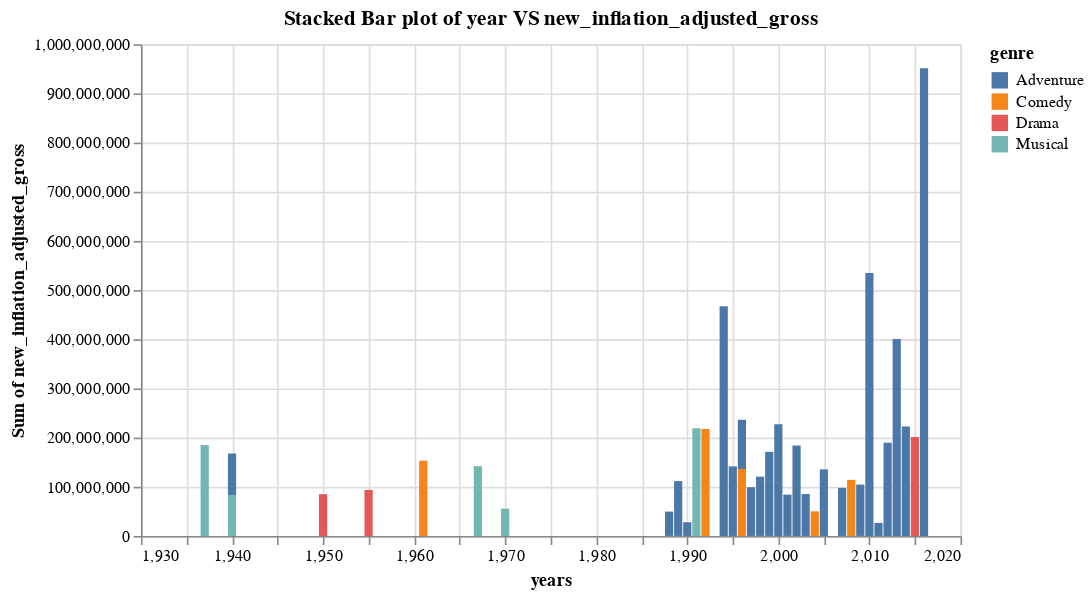

Source (notebook cell):
### Code cell
# We have taken the year from release_year 

Movie_details = Movie_details.assign(release_year = Movie_details['release_date'].dt.year)
#Movie_details.info()

# to sort the data on year column

year_sorted = Movie_details.sort_values(by = 'release_year', ascending = False)
year_sorted


# to sum the data based on years

movie_chart= alt.Chart(year_sorted,width=500, height = 300).mark_bar().encode(
    x = alt.X('release_year', title = "years"),
    y = alt.Y('sum(new_total_gross)',title = ("Sum of new_inflation_adjusted_gross")),
    color='genre'
).properties(title = "Stacked Bar plot of year VS new_inflation_adjusted_gross")
movie_chart

### Figure 1 — Vega-Lite specification as saved in the notebook (floating-point values rounded to 4 significant figures)
{"config": {"view": {"continuousWidth": 400, "continuousHeight": 300}}, "data": {"name": "data-78f7321f362bfdca2f5056520737fecf"}, "mark": "bar", "encoding": {"color": {"type": "nominal", "field": "genre"}, "x": {"type": "quantitative", "field": "release_year", "title": "years"}, "y": {"type": "quantitative", "aggregate": "sum", "field": "new_total_gross", "title": "Sum of new_inflation_adjusted_gross"}}, "height": 300, "title": "Stacked Bar plot of year VS new_inflation_adjusted_gross", "width": 500, "$schema": "https://vega.github.io/schema/vega-lite/v4.8.1.json", "datasets": {"data-78f7321f362bfdca2f5056520737fecf": [{"name": "Moana", "director": "Ron Clements", "release_date": "2016-11-23T00:00:00", "genre": "Adventure", "MPAA_rating": "PG", "genre_rating": "AdventurePG", "new_total_gross": 246100000.0, "new_inflation_adjusted_gross": 246100000.0, "revised_name": "Moana", "release_year": 2016}, {"name": "The Jungle Book", "director": "Wolfgang Reitherman", "release_date": "2016-04-15T00:00:00", "genre": "Adventure", "MPAA_rating": "PG", "genre_rating": "AdventurePG", "new_total_gross": 364000000.0, "new_inflation_adjusted_gross": 364000000.0, "revised_name": "The Jungle Book", "release_year": 2016}, {"name": "Zootopia", "director": "Byron Howard", "release_date": "2016-03-04T00:00:00", "genre": "Adventure", "MPAA_rating": "PG", "genre_rating": "AdventurePG", "new_total_gross": 341300000.0, "new_inflation_adjusted_gross": 341300000.0, "revised_name": "Zootopia", "release_year": 2016}, {"name": "Cinderella", "director": "Wilfred Jackson", "release_date": "2015-03-13T00:00:00", "genre": "Drama", "MPAA_rating": "PG", "genre_rating": "DramaPG", "new_total_gross": 201200000.0, "new_inflation_adjusted_gross": 201200000.0, "revised_name": "Cinderella", "release_year": 2015}, {"name": "Big Hero 6", "director": "Don Hall", "release_date": "2014-11-07T00:00:00", "genre": "Adventure", "MPAA_rating": "PG", "genre_rating": "AdventurePG", "new_total_gross": 222500000.0, "new_inflation_adjusted_gross": 229200000.0, "revised_name": "Big Hero 6", "release_year": 2014}, {"name": "Frozen", "director": "Chris Buck", "release_date": "2013-11-22T00:00:00", "genre": "Adventure", "MPAA_rating": "PG", "genre_rating": "AdventurePG", "new_total_gross": 400700000.0, "new_inflation_adjusted_gross": 415000000.0, "revised_name": "Frozen", "release_year": 2013}, {"name": "Wreck-It Ralph", "director": "Rich Moore", "release_date": "2012-11-02T00:00:00", "genre": "Adventure", "MPAA_rating": "PG", "genre_rating": "AdventurePG", "new_total_gross": 189400000.0, "new_inflation_adjusted_gross": 200400000.0, "revised_name": "Wreck-It Ralph", "release_year": 2012}, {"name": "Winnie the Pooh", "director": "Stephen J. Anderson", "release_date": "2011-07-15T00:00:00", "genre": "Adventure", "MPAA_rating": "G", "genre_rating": "AdventureG", "new_total_gross": 26690000.0, "new_inflation_adjusted_gross": 28380000.0, "revised_name": "Winnie the Pooh", "release_year": 2011}, {"name": "Alice in Wonderland", "director": "Clyde Geronimi", "release_date": "2010-03-05T00:00:00", "genre": "Adventure", "MPAA_rating": "PG", "genre_rating": "AdventurePG", "new_total_gross": 334200000.0, "new_inflation_adjusted_gross": 357100000.0, "revised_name": "Alice in Wonderland", "release_year": 2010}, {"name": "Tangled", "director": "Nathan Greno", "release_date": "2010-11-24T00:00:00", "genre": "Adventure", "MPAA_rating": "PG", "genre_rating": "AdventurePG", "new_total_gross": 200800000.0, "new_inflation_adjusted_gross": 214400000.0, "revised_name": "Tangled", "release_year": 2010}, {"name": "The Princess and the Frog", "director": "Ron Clements", "release_date": "2009-11-25T00:00:00", "genre": "Adventure", "MPAA_rating": "G", "genre_rating": "AdventureG", "new_total_gross": 104400000.0, "new_inflation_adjusted_gross": 116300000.0, "revised_name": "The Princess and the Frog", "release_year": 2009}, {"name": "Bolt", "director": "Chris Williams", "release_date": "2008-11-21T00:00:00", "genre": "Comedy", "MPAA_rating": "PG", "genre_rating": "ComedyPG", "new_total_gross": 114100000.0, "new_inflation_adjusted_gross": 133700000.0, "revised_name": "Bolt", "release_year": 2008}, {"name": "Meet the Robinsons", "director": "Stephen J. Anderson", "release_date": "2007-03-30T00:00:00", "genre": "Adventure", "MPAA_rating": "G", "genre_rating": "AdventureG", "new_total_gross": 97820000.0, "new_inflation_adjusted_gross": 119900000.0, "revised_name": "Meet the Robinsons", "release_year": 2007}, {"name": "Chicken Little", "director": "Mark Dindal", "release_date": "2005-11-04T00:00:00", "genre": "Adventure", "MPAA_rating": "G", "genre_rating": "AdventureG", "new_total_gross": 135400000.0, "new_inflation_adjusted_gross": 178000000.0, "revised_name": "Chicken Little", "release_year": 2005}, {"name": "Home on the Range", "director": "Will Finn", "release_date": "2004-04-02T00:00:00", "genre": "Comedy", "MPAA_rating": "PG", "genre_rating": "ComedyPG", "new_total_gross": 50030000.0, "new_inflation_adjusted_gross": 67910000.0, "revised_name": "Home on the Range", "release_year": 2004}, {"name": "Brother Bear", "director": "Robert Walker", "release_date": "2003-10-24T00:00:00", "genre": "Adventure", "MPAA_rating": "G", "genre_rating": "AdventureG", "new_total_gross": 85340000.0, "new_inflation_adjusted_gross": 119200000.0, "revised_name": "Brother Bear", "release_year": 2003}, {"name": "Treasure Planet", "director": "Ron Clements", "release_date": "2002-11-27T00:00:00", "genre": "Adventure", "MPAA_rating": "PG", "genre_rating": "AdventurePG", "new_total_gross": 38120000.0, "new_inflation_adjusted_gross": 55190000.0, "revised_name": "Treasure Planet", "release_year": 2002}, {"name": "Lilo & Stitch", "director": "Chris Sanders", "release_date": "2002-06-21T00:00:00", "genre": "Adventure", "MPAA_rating": "PG", "genre_rating": "AdventurePG", "new_total_gross": 145800000.0, "new_inflation_adjusted_gross": 211500000.0, "revised_name": "Lilo & Stitch", "release_year": 2002}, {"name": "Atlantis: The Lost Empire", "director": "Gary Trousdale", "release_date": "2001-06-08T00:00:00", "genre": "Adventure", "MPAA_rating": "PG", "genre_rating": "AdventurePG", "new_total_gross": 84050000.0, "new_inflation_adjusted_gross": 125200000.0, "revised_name": "Atlantis: The Lost Empire", "release_year": 2001}, {"name": "The Emperor's New Groove", "director": "Mark Dindal", "release_date": "2000-12-15T00:00:00", "genre": "Adventure", "MPAA_rating": "G", "genre_rating": "AdventureG", "new_total_gross": 89300000.0, "new_inflation_adjusted_gross": 136800000.0, "revised_name": "The Emperor's New Groove", "release_year": 2000}, {"name": "Dinosaur", "director": "Ralph Zondag", "release_date": "2000-05-19T00:00:00", "genre": "Adventure", "MPAA_rating": "PG", "genre_rating": "AdventurePG", "new_total_gross": 137700000.0, "new_inflation_adjusted_gross": 215400000.0, "revised_name": "Dinosaur", "release_year": 2000}, {"name": "Tarzan", "director": "Chris Buck", "release_date": "1999-06-16T00:00:00", "genre": "Adventure", "MPAA_rating": "G", "genre_rating": "AdventureG", "new_total_gross": 171100000.0, "new_inflation_adjusted_gross": 283900000.0, "revised_name": "Tarzan", "release_year": 1999}, {"name": "Mulan", "director": "Barry Cook", "release_date": "1998-06-19T00:00:00", "genre": "Adventure", "MPAA_rating": "G", "genre_rating": "AdventureG", "new_total_gross": 120600000.0, "new_inflation_adjusted_gross": 216800000.0, "revised_name": "Mulan", "release_year": 1998}, {"name": "Hercules", "director": "Ron Clements", "release_date": "1997-06-13T00:00:00", "genre": "Adventure", "MPAA_rating": "G", "genre_rating": "AdventureG", "new_total_gross": 99110000.0, "new_inflation_adjusted_gross": 182000000.0, "revised_name": "Hercules", "release_year": 1997}, {"name": "The Hunchback of Notre Dame", "director": "Gary Trousdale", "release_date": "1996-06-21T00:00:00", "genre": "Adventure", "MPAA_rating": "G", "genre_rating": "AdventureG", "new_total_gross": 100100000.0, "new_inflation_adjusted_gross": 191000000.0, "revised_name": "The Hunchback of Notre Dame", "release_year": 1996}, {"name": "101 Dalmatians", "director": "Wolfgang Reitherman", "release_date": "1996-11-27T00:00:00", "genre": "Comedy", "MPAA_rating": "G", "genre_rating": "ComedyG", "new_total_gross": 136200000.0, "new_inflation_adjusted_gross": 258700000.0, "revised_name": "101 Dalmatians", "release_year": 1996}, {"name": "Pocahontas", "director": "Mike Gabriel", "release_date": "1995-06-10T00:00:00", "genre": "Adventure", "MPAA_rating": "G", "genre_rating": "AdventureG", "new_total_gross": 141600000.0, "new_inflation_adjusted_gross": 274400000.0, "revised_name": "Pocahontas", "release_year": 1995}, {"name": "The Lion King", "director": "Roger Allers", "release_date": "1994-06-15T00:00:00", "genre": "Adventure", "MPAA_rating": "G", "genre_rating": "AdventureG", "new_total_gross": 422800000.0, "new_inflation_adjusted_gross": 761600000.0, "revised_name": "The Lion King", "release_year": 1994}, {"name": "The Jungle Book", "director": "Wolfgang Reitherman", "release_date": "1994-12-25T00:00:00", "genre": "Adventure", "MPAA_rating": "PG", "genre_rating": "AdventurePG", "new_total_gross": 44340000.0, "new_inflation_adjusted_gross": 88930000.0, "revised_name": "The Jungle Book", "release_year": 1994}, {"name": "Aladdin", "director": "Ron Clements", "release_date": "1992-11-11T00:00:00", "genre": "Comedy", "MPAA_rating": "G", "genre_rating": "ComedyG", "new_total_gross": 217400000.0, "new_inflation_adjusted_gross": 442000000.0, "revised_name": "Aladdin", "release_year": 1992}, {"name": "Beauty and the Beast", "director": "Gary Trousdale", "release_date": "1991-11-13T00:00:00", "genre": "Musical", "MPAA_rating": "G", "genre_rating": "MusicalG", "new_total_gross": 219000000.0, "new_inflation_adjusted_gross": 363000000.0, "revised_name": "Beauty and the Beast", "release_year": 1991}, {"name": "The Rescuers Down Under", "director": "Mike Gabriel", "release_date": "1990-11-16T00:00:00", "genre": "Adventure", "MPAA_rating": "G", "genre_rating": "AdventureG", "new_total_gross": 27930000.0, "new_inflation_adjusted_gross": 55800000.0, "revised_name": "The Rescuers Down Under", "release_year": 1990}, {"name": "The Little Mermaid", "director": "Ron Clements", "release_date": "1989-11-15T00:00:00", "genre": "Adventure", "MPAA_rating": "G", "genre_rating": "AdventureG", "new_total_gross": 111500000.0, "new_inflation_adjusted_gross": 223700000.0, "revised_name": "The Little Mermaid", "release_year": 1989}, {"name": "Oliver & Company", "director": "George Scribner", "release_date": "1988-11-18T00:00:00", "genre": "Adventure", "MPAA_rating": "G", "genre_rating": "AdventureG", "new_total_gross": 49580000.0, "new_inflation_adjusted_gross": 102300000.0, "revised_name": "Oliver & Company", "release_year": 1988}, {"name": "The Aristocats", "director": "Wolfgang Reitherman", "release_date": "1970-04-24T00:00:00", "genre": "Musical", "MPAA_rating": "G", "genre_rating": "MusicalG", "new_total_gross": 55680000.0, "new_inflation_adjusted_gross": 255200000.0, "revised_name": "The Aristocats", "release_year": 1970}, {"name": "The Jungle Book", "director": "Wolfgang Reitherman", "release_date": "1967-10-18T00:00:00", "genre": "Musical", "MPAA_rating": "Not Rated", "genre_rating": "MusicalNot Rated", "new_total_gross": 141800000.0, "new_inflation_adjusted_gross": 789600000.0, "revised_name": "The Jungle Book", "release_year": 1967}, {"name": "101 Dalmatians", "director": "Wolfgang Reitherman", "release_date": "1961-01-25T00:00:00", "genre": "Comedy", "MPAA_rating": "G", "genre_rating": "ComedyG", "new_total_gross": 153000000.0, "new_inflation_adjusted_gross": 1363000000.0, "revised_name": "101 Dalmatians", "release_year": 1961}, {"name": "Lady and the Tramp", "director": "Hamilton Luske", "release_date": "1955-06-22T00:00:00", "genre": "Drama", "MPAA_rating": "G", "genre_rating": "DramaG", "new_total_gross": 93600000.0, "new_inflation_adjusted_gross": 1236000000.0, "revised_name": "Lady and the Tramp", "release_year": 1955}, {"name": "Cinderella", "director": "Wilfred Jackson", "release_date": "1950-02-15T00:00:00", "genre": "Drama", "MPAA_rating": "G", "genre_rating": "DramaG", "new_total_gross": 85000000.0, "new_inflation_adjusted_gross": 920600000.0, "revised_name": "Cinderella", "release_year": 1950}, {"name": "Fantasia", "director": "full credits", "release_date": "1940-11-13T00:00:00", "genre": "Musical", "MPAA_rating": "G", "genre_rating": "MusicalG", "new_total_gross": 83320000.0, "new_inflation_adjusted_gross": 2187000000.0, "revised_name": "Fantasia", "release_year": 1940}, {"name": "Pinocchio", "director": "Ben Sharpsteen", "release_date": "1940-02-09T00:00:00", "genre": "Adventure", "MPAA_rating": "G", "genre_rating": "AdventureG", "new_total_gross": 84300000.0, "new_inflation_adjusted_gross": 2188000000.0, "revised_name": "Pinocchio", "release_year": 1940}, {"name": "Snow White and the Seven Dwarfs", "director": "David Hand", "release_date": "1937-12-21T00:00:00", "genre": "Musical", "MPAA_rating": "G", "genre_rating": "MusicalG", "new_total_gross": 184900000.0, "new_inflation_adjusted_gross": 5229000000.0, "revised_name": "Snow White and the Seven Dwarfs", "release_year": 1937}]}}
